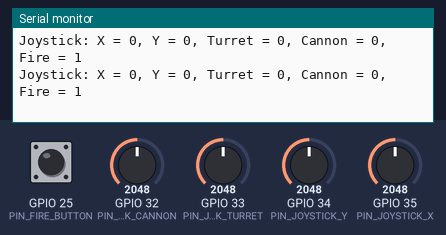
This program was run on a simulated ESP32. Shown: the last lines printed to the serial monitor. The test bench sets the inputs (shaded band); at power-on: GPIO 32 (PIN_JOYSTICK_CANNON) = 2048, GPIO 33 (PIN_JOYSTICK_TURRET) = 2048, GPIO 34 (PIN_JOYSTICK_Y) = 2048, GPIO 35 (PIN_JOYSTICK_X) = 2048, GPIO 25 (PIN_FIRE_BUTTON) HIGH.

Above: at 3.2 s.
3.3 s: GPIO 32 (PIN_JOYSTICK_CANNON) set to 2866
At 3.37 s:
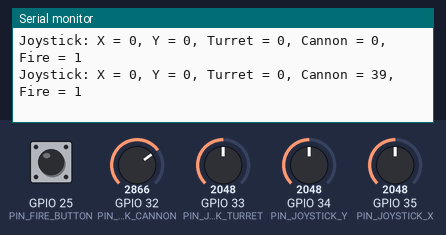
4.8 s: GPIO 33 (PIN_JOYSTICK_TURRET) set to 2866
At 4.88 s:
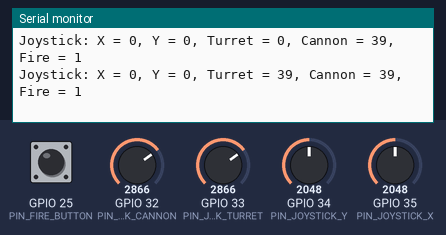
6.3 s: GPIO 34 (PIN_JOYSTICK_Y) set to 2866
At 6.3 s:
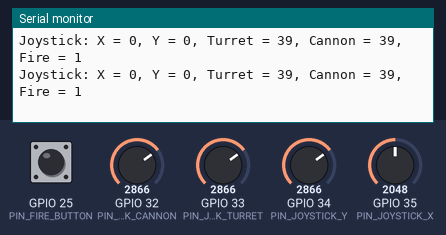
7.8 s: GPIO 35 (PIN_JOYSTICK_X) set to 2866
At 7.81 s:
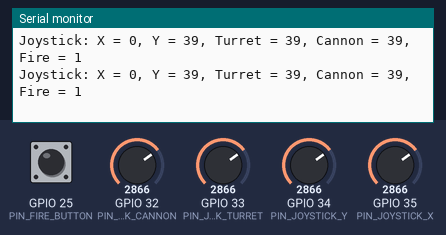
9.3 s: GPIO 25 (PIN_FIRE_BUTTON) pulled LOW for 0.15 s
At 9.33 s:
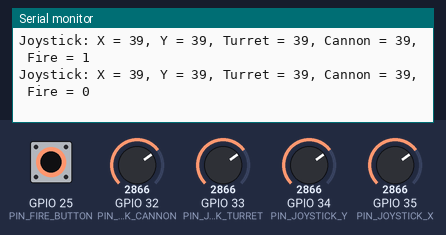
10.9 s: GPIO 32 (PIN_JOYSTICK_CANNON) set to 3972
At 10.95 s:
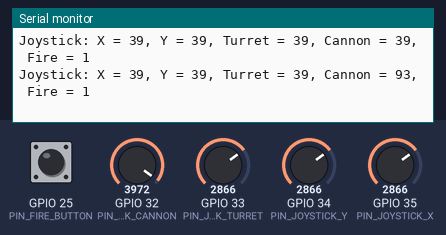
Timing chart, 0 to 13.4 s (numbered marks = the images above; inputs shaded):
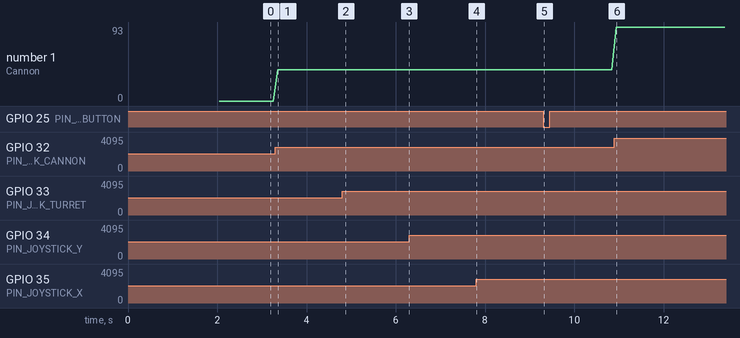

Measured:
- after the input at 3.3 s, the serial monitor: prints a new line after 0.06 s (image 1)
- after the input at 4.8 s, the serial monitor: prints a new line after 0.08 s (image 2)
- after the input at 9.3 s, the serial monitor: prints a new line at once (image 5)
- after the input at 10.9 s, the serial monitor: prints a new line after 0.05 s (image 6)
- plotted number 1: 0 → 39 after the input at 3.3 s, 39 → 93 after the input at 10.9 s

The program:

main.cpp
```cpp
#include "lib/joystick/joystick.h"
#include "lib/communication/communication.h"

Joystick joystick;
Communication communication;

void setup() {
  Serial.begin(115200);

  pinMode(PIN_JOYSTICK_X, INPUT);
  pinMode(PIN_JOYSTICK_Y, INPUT);
  pinMode(PIN_JOYSTICK_TURRET, INPUT);
  pinMode(PIN_JOYSTICK_CANNON, INPUT);
  pinMode(PIN_FIRE_BUTTON, INPUT);

  joystick.calibrate();
  communication.initialize();
}

void loop() {
  JoystickData joystickData = joystick.readValues();
  communication.sendJoystickData(joystickData);

  Serial.printf("Joystick: X = %d, Y = %d, Turret = %d, Cannon = %d, Fire = %d\n", joystickData.xAxis, joystickData.yAxis, joystickData.turretAxis, joystickData.cannonAxis, joystickData.fire);
  delay(100);
}
```

communication.cpp
```cpp
#include "communication.h"

void Communication::initialize() {
    WiFi.mode(WIFI_STA);

    if (esp_now_init() != ESP_OK) {
        Serial.println("Error initializing ESP-NOW");
        delay(5000);
        ESP.restart();
    }

    // esp_now_register_send_cb(onDataSent);

    esp_now_peer_info_t peerInfo{};
    memcpy(peerInfo.peer_addr, BROADCAST_ADDRESS, 6);
    peerInfo.channel = 0;
    peerInfo.encrypt = false;

    if (esp_now_add_peer(&peerInfo) != ESP_OK) {
        Serial.println("Failed to add peer");
        delay(5000);
        ESP.restart();
    }
}

void Communication::sendJoystickData(const JoystickData& data) const {
    esp_err_t result = esp_now_send(BROADCAST_ADDRESS, reinterpret_cast<const uint8_t*>(&data), sizeof(data));
    // Serial.println(result == ESP_OK ? "Sent successfully" : "Failed to send data");
}

void Communication::onDataSent(const uint8_t* macAddr, esp_now_send_status_t status) {
    Serial.printf("Packet Send Status: %s\n", status == ESP_NOW_SEND_SUCCESS ? "Success" : "Failed");
}
```

communication.h
```cpp
#ifndef COMMUNICATION_H
#define COMMUNICATION_H

#include <esp_now.h>
#include <WiFi.h>
#include "../joystick/joystick.h"

constexpr uint8_t BROADCAST_ADDRESS[] = {0xCC, 0xDB, 0xA7, 0x31, 0xB7, 0xA8};

class Communication {
public:
    void initialize();
    void sendJoystickData(const JoystickData& data) const;

private:
    static void onDataSent(const uint8_t* macAddr, esp_now_send_status_t status);
};

#endif
```

joystick.cpp
```cpp
#include "joystick.h"
#include <array>

void Joystick::calibrate() {
    std::array<int, 4> neutralValues = {0, 0, 0, 0};

    for (int i = 0; i < MAX_CALIBRATE; i++) {
        neutralValues[0] += analogRead(PIN_JOYSTICK_X);
        neutralValues[1] += analogRead(PIN_JOYSTICK_Y);
        neutralValues[2] += analogRead(PIN_JOYSTICK_TURRET);
        neutralValues[3] += analogRead(PIN_JOYSTICK_CANNON);
        delay(10);
    }

    neutralX = neutralValues[0] / MAX_CALIBRATE;
    neutralY = neutralValues[1] / MAX_CALIBRATE;
    neutralTurret = neutralValues[2] / MAX_CALIBRATE;
    neutralCannon = neutralValues[3] / MAX_CALIBRATE;

    Serial.printf("Joystick calibrated: X = %d, Y = %d, Turret = %d, Cannon = %d\n", neutralX, neutralY, neutralTurret, neutralCannon);
    delay(1000);
}

JoystickData Joystick::readValues() const {
    return {
        .xAxis = mapAxisValue(analogRead(PIN_JOYSTICK_X), neutralX),
        .yAxis = mapAxisValue(analogRead(PIN_JOYSTICK_Y), neutralY),
        .turretAxis = mapAxisValue(analogRead(PIN_JOYSTICK_TURRET), neutralTurret),
        .cannonAxis = mapAxisValue(analogRead(PIN_JOYSTICK_CANNON), neutralCannon),
        .fire = digitalRead(PIN_FIRE_BUTTON)
    };
}

int Joystick::mapAxisValue(int rawValue, int neutralPosition) const {
    int deviation = rawValue - neutralPosition;
    if (std::abs(deviation) < DEAD_ZONE) {
        return 0;
    }
    return map(deviation, -neutralPosition, MAX_ANALOG_VALUE - neutralPosition, MAPPED_MIN, MAPPED_MAX);
}
```

joystick.h
```cpp
#ifndef JOYSTICK_H
#define JOYSTICK_H

#include <Arduino.h>

constexpr int MIN_ANALOG_VALUE = 0;
constexpr int MAX_ANALOG_VALUE = 4095;
constexpr int DEAD_ZONE = 200;
constexpr int MAPPED_MIN = -100;
constexpr int MAPPED_MAX = 100;
constexpr int MAX_CALIBRATE = 100;

constexpr int PIN_JOYSTICK_X = 35;  // Avancer / Reculer
constexpr int PIN_JOYSTICK_Y = 34;  // Rotation gauche / droite
constexpr int PIN_JOYSTICK_TURRET = 33;  // Rotation de la tourelle
constexpr int PIN_JOYSTICK_CANNON = 32;  // Monter / descendre le canon
constexpr int PIN_FIRE_BUTTON = 25;      // Bouton pour tirer

struct JoystickData {
    int xAxis;
    int yAxis;
    int turretAxis;
    int cannonAxis;
    int fire;
};

class Joystick {
public:
    void calibrate();
    JoystickData readValues() const;

private:
    int neutralX = 0;
    int neutralY = 0;
    int neutralTurret = 0;
    int neutralCannon = 0;

    int mapAxisValue(int rawValue, int neutralPosition) const;
};

#endif
```
